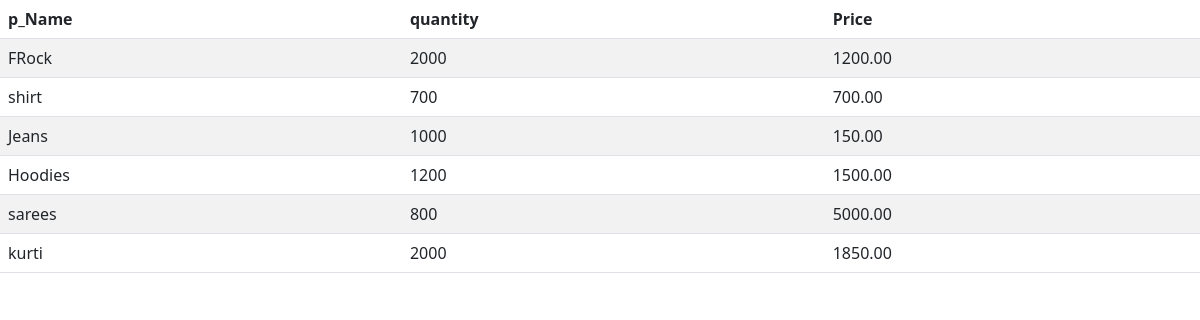
The page / on the database its author committed.
### myapp/models.py (models this page shows)
class Products(models.Model):
    p_name=models.CharField(max_length=100)
    quantity=models.IntegerField()
    price=models.DecimalField(max_digits=10, decimal_places=2)

### myapp/views.py (the view, shortened to what this page needs)
# urls.py: path("",views.product_list,name='product_list')  ,
def product_list(request):
    products = Products.objects.all()
    return render(request, 'myapp/products.html', {'products': products})

### myapp/templates/myapp/products.html (shortened to what this page needs)
<html>
<head>
    <link href="https://cdn.jsdelivr.net/npm/bootstrap@5.3.0/dist/css/bootstrap.min.css"
rel="stylesheet">
</head>
<table class="table table-striped">
    <thead>
        <tr>
            <th>p_Name</th>
            <th>quantity</th>
            <th>Price</th>
        </tr>
    </thead>
    <tbody>
        {% for product in products %}
        <tr>
            <td>{{ product.p_name }}</td>
            <td>{{ product.quantity }}</td>
            <td>{{ product.price }}</td>
        </tr>
        {% endfor %}
    </tbody>
</table>

### rows shown on the page
Products: p_name "FRock", quantity "2000", price "1200.00"
Products: p_name "shirt", quantity "700", price "700.00"
Products: p_name "Jeans", quantity "1000", price "150.00"
Products: p_name "Hoodies", quantity "1200", price "1500.00"
Products: p_name "sarees", quantity "800", price "5000.00"
Products: p_name "kurti", quantity "2000", price "1850.00"
